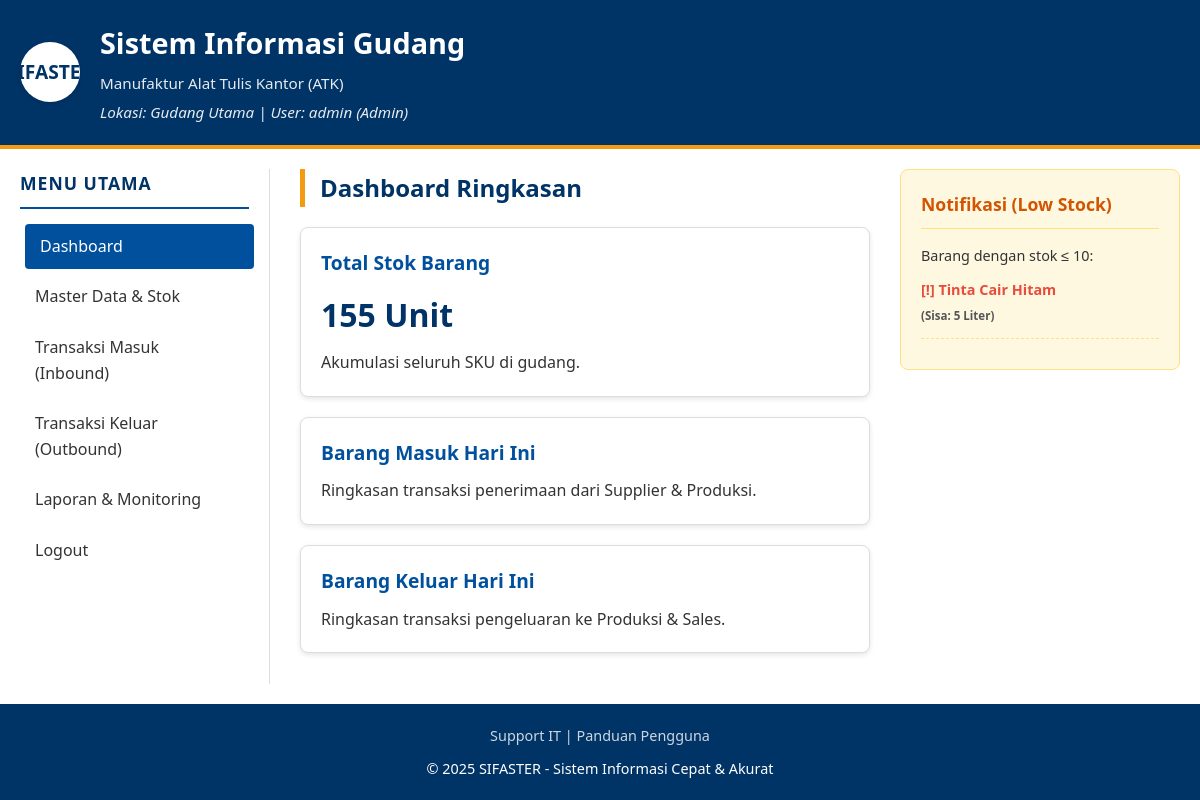
The app's page /index.php (signed in) with its own data.
### tables this page shows
CREATE TABLE IF NOT EXISTS barang (
    kode_barang VARCHAR(20) PRIMARY KEY,
    nama_barang VARCHAR(100) NOT NULL,
    kategori VARCHAR(50),
    satuan VARCHAR(20),
    stok INT DEFAULT 0,
    lokasi_rak VARCHAR(50)
);

### index.php (the view, shortened to what this page needs)
<?php
include 'koneksi.php';
$queryTotal = mysqli_query($koneksi, "SELECT SUM(stok) as total_stok FROM barang");
$dataTotal = mysqli_fetch_assoc($queryTotal);
$totalStok = $dataTotal['total_stok'] ?? 0;
$batasAman = 10;
$queryLow = mysqli_query($koneksi, "SELECT * FROM barang WHERE stok <= $batasAman ORDER BY stok ASC");
?>
<!DOCTYPE html>
<html lang="id">
<head>
  <link rel="stylesheet" href="style.css" />
</head>
<body>
  <div class="container">
    <header class="header">
      <div class="logo">SIFASTER</div>
      <div class="header-text">
        <h1>Sistem Informasi Gudang</h1>
        <p>Manufaktur Alat Tulis Kantor (ATK)</p>
        <p class="location">Lokasi: Gudang Utama | User: <?php echo htmlspecialchars($_SESSION['username']); ?> (Admin)</p>
      </div>
    </header>
    <div class="content-wrapper">
      <nav class="nav">
        <h2>Menu Utama</h2>
        <ul>
          <li><a href="index.php" class="active">Dashboard</a></li>
          <li><a href="adminBarang.php">Master Data & Stok</a></li>
          <li><a href="adminTransaksiMasuk.php">Transaksi Masuk (Inbound)</a></li>
          <li><a href="adminTransaksiKeluar.php">Transaksi Keluar (Outbound)</a></li>
          <li><a href="#">Laporan & Monitoring</a></li>
          <li><a href="logout.php">Logout</a></li>
        </ul>
      </nav>
      <article class="article">
        <h2>Dashboard Ringkasan</h2>
        <section class="headline">
          <h3>Total Stok Barang</h3>
          <p style="font-size: 2em; font-weight: bold; color: var(--primary-color); margin: 10px 0;">
            <?php echo $totalStok; ?> Unit
          </p>
          <p>Akumulasi seluruh SKU di gudang.</p>
        </section>
        <section class="headline">
          <h3>Barang Masuk Hari Ini</h3>
          <p>Ringkasan transaksi penerimaan dari Supplier & Produksi.</p>
        </section>
        <section class="headline">
          <h3>Barang Keluar Hari Ini</h3>
          <p>Ringkasan transaksi pengeluaran ke Produksi & Sales.</p>
        </section>
      </article>
      <aside class="aside">
        <h2>Notifikasi (Low Stock)</h2>
        <p style="font-size: 0.9em; margin-bottom: 10px;">Barang dengan stok &le; <?php echo $batasAman; ?>:</p>
        <ul>
          <?php
          if (mysqli_num_rows($queryLow) > 0) {
              while($row = mysqli_fetch_assoc($queryLow)) {
                  echo '<li>';
                  echo '<a href="adminBarang.php" style="color: #e74c3c; font-weight: bold;">';
                  echo '[!] ' . htmlspecialchars($row['nama_barang']);
                  echo ' <br><span style="font-size:0.8em; color: #555;">(Sisa: ' . $row['stok'] . ' ' . $row['satuan'] . ')</span>';
                  echo '</a>';
                  echo '</li>';
              }
          } else {
              echo '<li><a href="#" style="color: green;">Semua stok aman.</a></li>';
          }
          ?>
        </ul>
      </aside>
    </div>
    <footer class="footer">
      <div class="social">
        <span>Support IT</span> | <span>Panduan Pengguna</span>
      </div>
      <div class="footer-text">
        <span>&copy; 2025 SIFASTER - Sistem Informasi Cepat & Akurat</span>
      </div>
    </footer>
  </div>
</body>
</html>

### style.css (style rules this page uses)
:root { --primary-color: #003366; --secondary-color: #00509e; --accent-color: #f39c12; --text-color: #333; --bg-color: #f4f6f9; --white: #ffffff; --border-color: #ddd; --success-color: #28a745; --danger-color: #dc3545; --shadow: 0 2px 5px rgba(0,0,0,0.1); }
* { box-sizing: border-box; margin: 0; padding: 0; font-family: 'Segoe UI', Tahoma, Geneva, Verdana, sans-serif; }
body { background-color: var(--bg-color); color: var(--text-color); line-height: 1.6; }
.container { width: 100%; max-width: 1200px; margin: 0 auto; background: var(--white); min-height: 100vh; box-shadow: 0 0 20px rgba(0,0,0,0.05); display: flex; flex-direction: column; }
.header { background: var(--primary-color); color: var(--white); padding: 20px; display: flex; align-items: center; border-bottom: 4px solid var(--accent-color); }
.logo { width: 60px; height: 60px; background: var(--white); color: var(--primary-color); margin-right: 20px; display: flex; align-items: center; justify-content: center; font-weight: bold; font-size: 1.2rem; border-radius: 50%; box-shadow: var(--shadow); }
.header-text h1 { font-size: 1.8rem; margin-bottom: 5px; font-weight: 600; }
.header-text p { font-size: 0.95rem; opacity: 0.9; }
.location { font-size: 0.85rem; margin-top: 5px; font-style: italic; opacity: 0.8; }
.content-wrapper { display: flex; flex: 1; padding: 20px; gap: 20px; }
.nav { width: 250px; background: var(--white); border-right: 1px solid var(--border-color); padding-right: 20px; }
.nav h2 { font-size: 1.1rem; color: var(--primary-color); border-bottom: 2px solid var(--secondary-color); padding-bottom: 10px; margin-bottom: 15px; text-transform: uppercase; letter-spacing: 1px; }
.nav ul { list-style: none; }
.nav ul li { margin-bottom: 5px; }
.nav ul li a { display: block; padding: 10px 15px; color: var(--text-color); text-decoration: none; border-radius: 4px; transition: all 0.3s ease; font-weight: 500; }
.nav ul li a:hover, .nav ul li a.active { background-color: var(--secondary-color); color: var(--white); transform: translateX(5px); }
.article { flex: 1; background: var(--white); padding: 0 10px; }
.article h2, .form-card h3, .table-card h3 { color: var(--primary-color); margin-bottom: 20px; font-size: 1.5rem; border-left: 5px solid var(--accent-color); padding-left: 15px; }
.headline { background: var(--white); border: 1px solid var(--border-color); border-radius: 8px; padding: 20px; margin-bottom: 20px; box-shadow: var(--shadow); transition: transform 0.2s; }
.headline h3 { color: var(--secondary-color); margin-bottom: 10px; font-size: 1.2rem; }
.aside { width: 280px; background: #fff8e1; border: 1px solid #ffe082; border-radius: 8px; padding: 20px; height: fit-content; }
.aside h2 { font-size: 1.1rem; color: #d35400; margin-bottom: 15px; border-bottom: 1px solid #ffe082; padding-bottom: 10px; }
.aside ul li { list-style: none; margin-bottom: 10px; padding-bottom: 10px; border-bottom: 1px dashed #ffe082; }
.aside ul li a { text-decoration: none; font-weight: 600; font-size: 0.9rem; }
.footer { background: var(--primary-color); color: var(--white); padding: 20px; text-align: center; font-size: 0.9rem; margin-top: auto; }
.footer .social { margin-bottom: 10px; opacity: 0.8; }

### records on screen
barang: nama_barang "Tinta Cair Hitam", stok "5", satuan "Liter"

### other values on screen
$_SESSION['username'] "admin"
$totalStok "155"
$batasAman "10"
